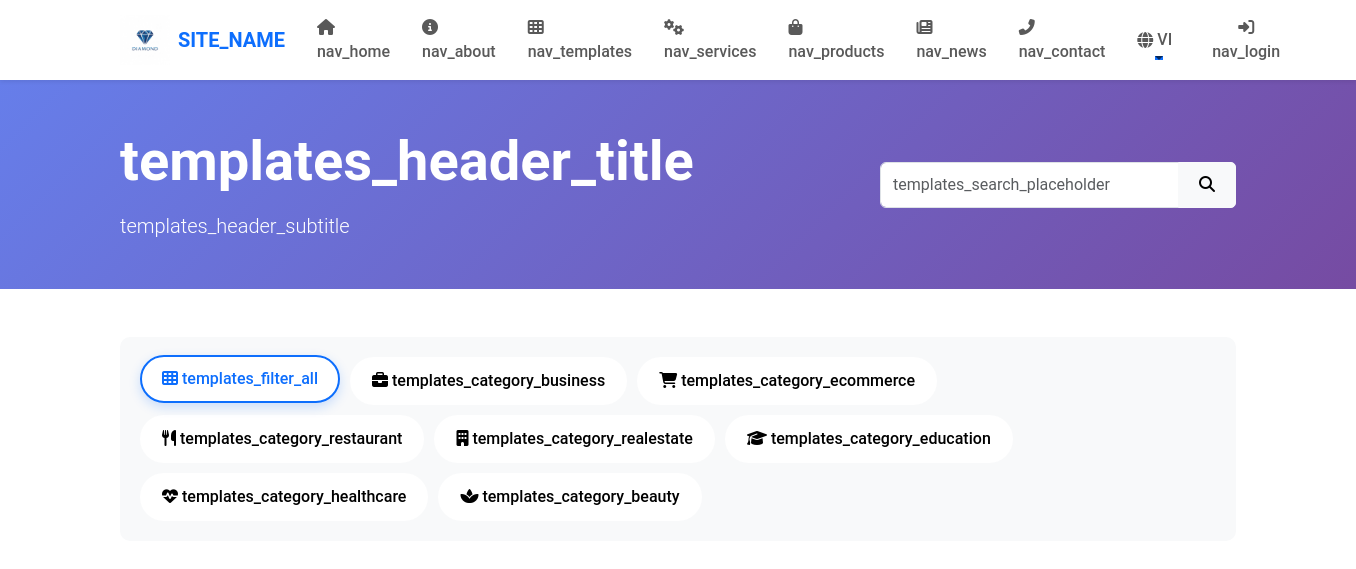
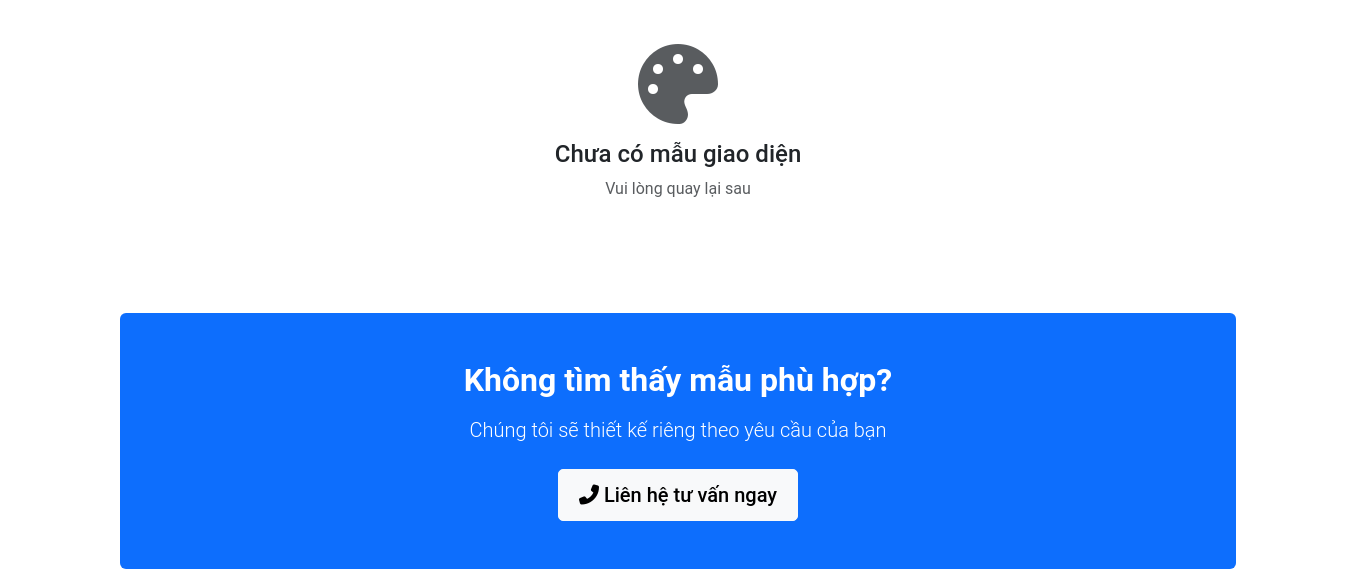
The page /templates.php (upper part) on the database as committed earlier (2 pictures, top to bottom).
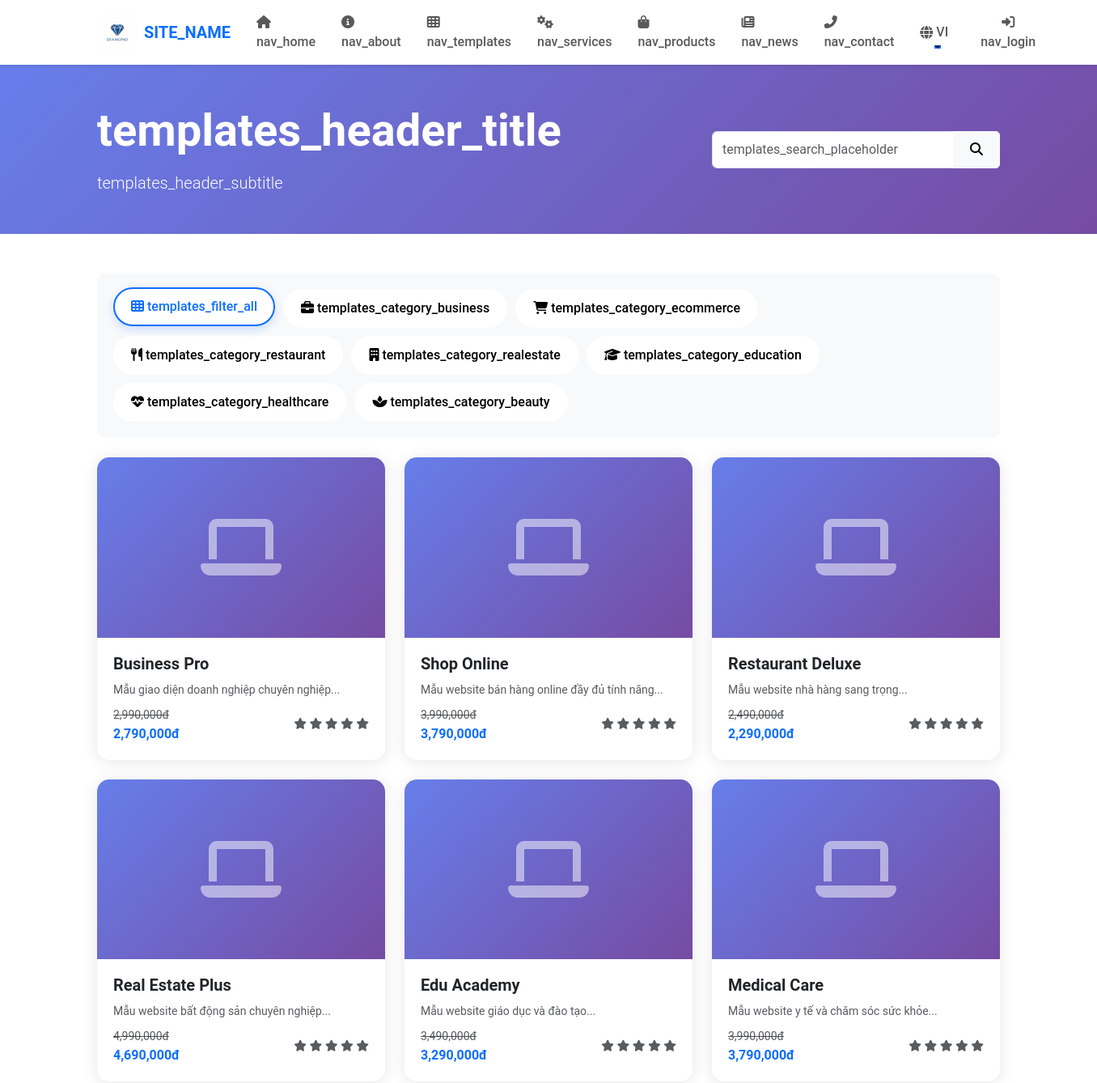
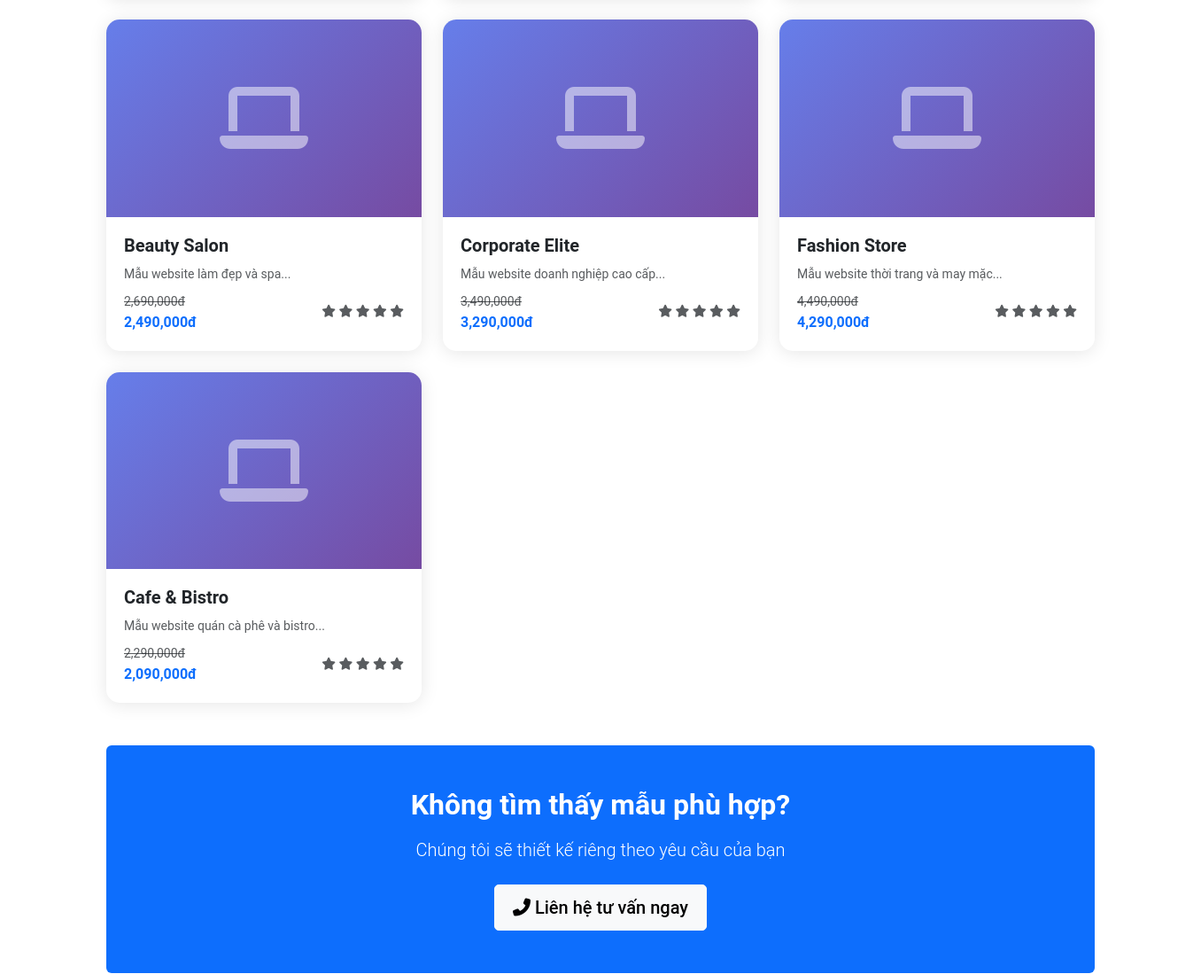
The same page on the database as committed later (2 pictures, top to bottom).
### tables this page shows
CREATE TABLE `templates` (
  `id` int(11) NOT NULL,
  `name` varchar(255) NOT NULL,
  `slug` varchar(255) NOT NULL,
  `description` text DEFAULT NULL,
  `category` enum('business','ecommerce','restaurant','realestate','education','healthcare','beauty','other') DEFAULT 'other',
  `price` decimal(10,2) NOT NULL,
  `sale_price` decimal(10,2) DEFAULT NULL,
  `image` varchar(255) DEFAULT NULL,
  `gallery` text DEFAULT NULL,
  `demo_url` varchar(500) DEFAULT NULL,
  `features` text DEFAULT NULL,
  `status` enum('active','inactive') DEFAULT 'active',
  `featured` tinyint(1) DEFAULT 0,
  `views` int(11) DEFAULT 0,
  `rating` decimal(3,2) DEFAULT 0.00,
  `total_reviews` int(11) DEFAULT 0,
  `created_at` timestamp NOT NULL DEFAULT current_timestamp(),
  `updated_at` timestamp NOT NULL DEFAULT current_timestamp() ON UPDATE current_timestamp()
);

### config/lang.php (called while the page is built, shortened)
<?php
function __($key, $default = '') {
    global $translations;
    return isset($translations[$key]) ? $translations[$key] : ($default ? $default : $key);
}
function lang($key, $default = '') {
    return __($key, $default);
}
?>

### templates.php (the view, shortened to what the changed rows need)
<?php
require_once 'config/database.php';
require_once 'config/lang.php';
include 'includes/header.php';
?>
<div class="page-header bg-gradient-primary text-white py-5 mb-5">
    <div class="container">
        <div class="row align-items-center">
            <div class="col-lg-8">
                <h1 class="display-4 fw-bold mb-3"><?php echo lang('templates_header_title'); ?></h1>
            </div>
        </div>
    </div>
</div>
<div class="container my-5">
    <div class="row g-4" id="templatesGrid">
        <?php
        try {
            $templates_query = "SELECT * FROM templates WHERE status = 'active' ORDER BY featured DESC, created_at DESC";
            $stmt = $db->prepare($templates_query);
            $stmt->execute();
            $templates = $stmt->fetchAll(PDO::FETCH_ASSOC);
        } catch (PDOException $e) {
            $templates = [
                ['name' => 'Business Pro', 'category' => 'business', 'price' => 2990000, 'sale_price' => null, 'image' => '', 'demo_url' => '', 'rating' => 5.0],
                ['name' => 'Shop Online', 'category' => 'ecommerce', 'price' => 3990000, 'sale_price' => null, 'image' => '', 'demo_url' => '', 'rating' => 5.0],
            ];
        }
        if (empty($templates)):
        ?>
            <div class="col-12 text-center py-5">
                <i class="fas fa-palette fa-5x text-muted mb-3"></i>
                <h4>Chưa có mẫu giao diện</h4>
                <p class="text-muted">Vui lòng quay lại sau</p>
            </div>
        <?php
        else:
            foreach ($templates as $template):
                $category_map = [
                    'business' => 'business',
                    'ecommerce' => 'ecommerce',
                    'restaurant' => 'restaurant',
                    'realestate' => 'realestate',
                    'education' => 'education',
                    'healthcare' => 'healthcare',
                    'beauty' => 'beauty',
                    'other' => 'business'
                ];
                $template_category = $category_map[$template['category']] ?? 'business';
        ?>
        <div class="col-md-6 col-lg-4 template-item" data-category="<?php echo $template_category; ?>">
            <div class="template-card">
                <div class="template-image">
                    <?php if ($template['image']): ?>
                        <?php
                        $image_url = $template['image'];
                        if (!preg_match('/^https?:\/\//', $image_url) && !preg_match('/^\//', $image_url)) {
                            $image_url = SITE_URL . '/uploads/templates/' . $image_url;
                        }
                        ?>
                        <img src="<?php echo htmlspecialchars($image_url); ?>"
                             alt="<?php echo htmlspecialchars($template['name']); ?>"
                             style="width: 100%; height: 100%; object-fit: cover;">
                    <?php else: ?>
                        <div class="placeholder-template" style="background: linear-gradient(135deg, #667eea 0%, #764ba2 100%);">
                        </div>
                    <?php endif; ?>
                </div>
                <div class="template-info">
                    <h5><?php echo htmlspecialchars($template['name']); ?></h5>
                    <?php if ($template['description']): ?>
                        <p class="text-muted small mb-2"><?php echo htmlspecialchars(mb_substr($template['description'], 0, 60)); ?>...</p>
                    <?php endif; ?>
                    <div class="d-flex justify-content-between align-items-center">
                        <div>
                            <?php if ($template['sale_price']): ?>
                                <span class="text-decoration-line-through text-muted small"><?php echo number_format($template['price']); ?>đ</span><br>
                                <span class="text-primary fw-bold"><?php echo number_format($template['sale_price']); ?>đ</span>
                            <?php else: ?>
                                <span class="text-primary fw-bold"><?php echo number_format($template['price']); ?>đ</span>
                            <?php endif; ?>
                        </div>
                        <div class="template-rating">
                            <?php
                            $rating = $template['rating'] ?? 5.0;
                            for($i = 1; $i <= 5; $i++):
                            ?>
                                <i class="fas fa-star <?php echo $i <= $rating ? 'text-warning' : 'text-muted'; ?>"></i>
                            <?php endfor; ?>
                        </div>
                    </div>
                </div>
            </div>
        </div>
        <?php
            endforeach;
        endif;
        ?>
    </div>
    <section class="my-5 py-5 bg-primary text-white rounded text-center">
        <div class="container">
            <h2 class="fw-bold mb-3">Không tìm thấy mẫu phù hợp?</h2>
        </div>
    </section>
</div>
<?php include 'includes/footer.php'; ?>

Rows that differ between the two databases and show on the page:
added templates: name "Business Pro", description "Mẫu giao diện doanh nghiệp chuyên nghiệp", price "2,990,000", sale_price "2,790,000", rating 0 (drawn)
added templates: name "Shop Online", description "Mẫu website bán hàng online đầy đủ tính năng", price "3,990,000", sale_price "3,790,000", rating 0 (drawn)
added templates: name "Restaurant Deluxe", description "Mẫu website nhà hàng sang trọng", price "2,490,000", sale_price "2,290,000", rating 0 (drawn)
added templates: name "Real Estate Plus", description "Mẫu website bất động sản chuyên nghiệp", price "4,990,000", sale_price "4,690,000", rating 0 (drawn)
added templates: name "Edu Academy", description "Mẫu website giáo dục và đào tạo", price "3,490,000", sale_price "3,290,000", rating 0 (drawn)
added templates: name "Medical Care", description "Mẫu website y tế và chăm sóc sức khỏe", price "3,990,000", sale_price "3,790,000", rating 0 (drawn)
added templates: name "Beauty Salon", description "Mẫu website làm đẹp và spa", price "2,690,000", sale_price "2,490,000", rating 0 (drawn)
added templates: name "Corporate Elite", description "Mẫu website doanh nghiệp cao cấp", price "3,490,000", sale_price "3,290,000", rating 0 (drawn)
added templates: name "Fashion Store", description "Mẫu website thời trang và may mặc", price "4,490,000", sale_price "4,290,000", rating 0 (drawn)
added templates: name "Cafe & Bistro", description "Mẫu website quán cà phê và bistro", price "2,290,000", sale_price "2,090,000", rating 0 (drawn)
Other text that changed with them:
text no longer shown: "Chưa có mẫu giao diện Vui lòng quay lại sau"
